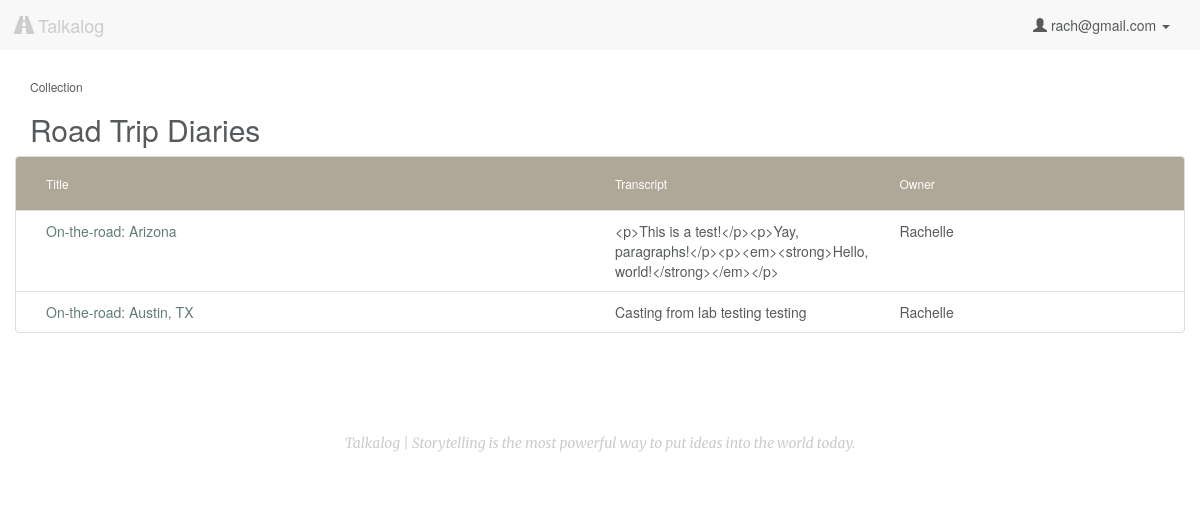
The page /collection/6 (signed in) on the database as committed earlier.
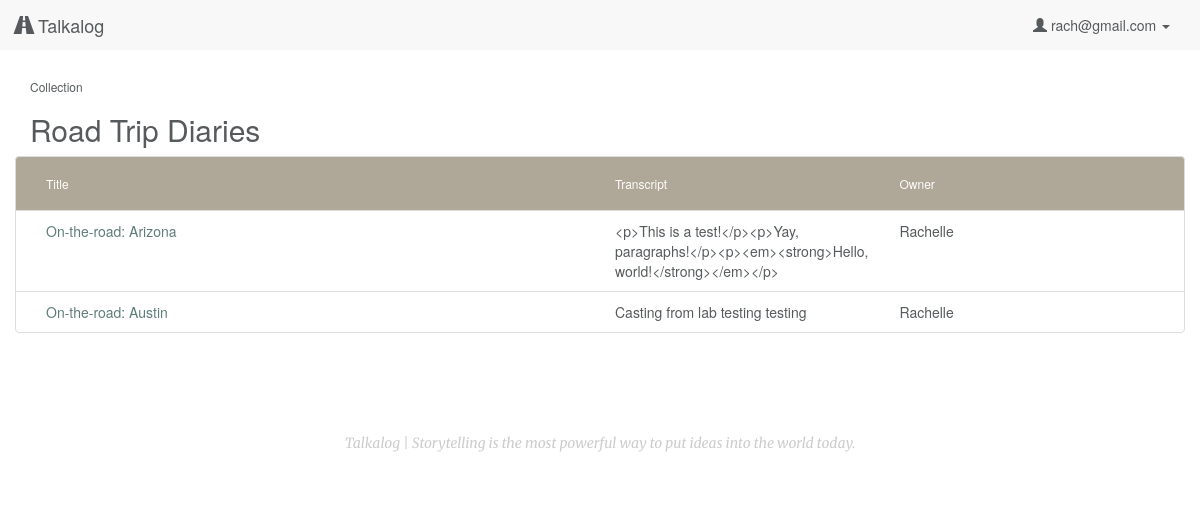
The same page on the database as committed later.
### model.py (models this page shows, shortened)
class Upload(db.Model):
    __tablename__ = "Uploads"
    id = db.Column(db.Integer, autoincrement=True, primary_key=True)
    user_id = db.Column(db.Integer, db.ForeignKey('Users.id'), nullable=False)
    title = db.Column(db.String, nullable=False, default=db.func.now())
    path = db.Column(db.String(50))
    mimetype = db.Column(db.String(50), default='wav') # wav, jpg, mp3
    datetime = db.Column(db.DateTime, default=db.func.now(), onupdate=db.func.now()) # set datetime to current timestamp
    transcript = db.Column(db.Text)
    user = db.relationship("User", backref=db.backref("uploads", order_by=id))

class User(db.Model):
    __tablename__ = "Users"
    id = db.Column(db.Integer, autoincrement=True, primary_key=True)
    email = db.Column(db.String(100), nullable=False)
    password = db.Column(db.String(50), nullable=False)
    first_name = db.Column(db.String(50), nullable=False)
    last_name = db.Column(db.String(50), nullable=False)
    tel = db.Column(db.String, nullable=False)

### server.py (the view)
@app.route('/collection/<int:id>')
def collection_page(id):
	"""Show uploads and more information associated with a collection."""
	if 'email' in session:
		user_email = session['email']
		user = User.query.filter_by(email=user_email).first()
		this_collection = Collection.query.filter_by(id=id).first()
		uploads = [cu.upload for cu in this_collection.collectionsuploads]
		collectionusers = CollectionsUsers.query.filter_by(
			collection_id=id).all()
		user_permissions = []
		for u in collectionusers:
			user_permissions.append(u.user_id)
		if (this_collection.user_id == user.id) or (
			user.id in user_permissions):
			return render_template('collection.html', user=user,
				collection=this_collection, uploads=uploads)
		else:
			flash('You don\'t have access to view this page')
			return redirect('/')
	else:
		flash('You must be logged in to view this page')
		return redirect('/')

### templates/collection.html
{% extends 'base.html' %}
{% block content %}
    <h6>Collection</h6>
    <h2>{{ collection.title }}</h2>
    {% if uploads %}
    <div class="file-box">
        <ul class="list-group">
            <li class="list-group-item list-group-heading row">
                <div class="name col-sm-6">
                    <h6>Title</h6>
                </div>
                <div class="col-sm-3">
                    <h6>Transcript</h6>
                </div>
                <div class="col-sm-3">
                    <h6>Owner</h6>
                </div>
            </li>
            {% for upload in uploads %}
                <li class="list-group-item row">
                    <div class="col-sm-6">
                        <a href="/listen/{{ upload.id }}">{{ upload.title }}</a>
                    </div>
                    <div class="col-sm-3">
                        {{ upload.transcript }}
                    </div>
                    <div class="col-sm-3">
                        {{ upload.user.first_name }}
                    </div>
                </li>
            {% endfor %}
        </ul>
    </div>
    {% endif %}
{% endblock %}

### templates/base.html (shortened to what this page needs)
<!DOCTYPE html>
<html lang="en">
    <head>
        <link rel="stylesheet" href="https://maxcdn.bootstrapcdn.com/bootstrap/3.3.4/css/bootstrap.min.css">
        <link rel="stylesheet" href="/static/css/style.css"/>
        <link rel="stylesheet" href="https://ajax.googleapis.com/ajax/libs/jqueryui/1.11.4/themes/smoothness/jquery-ui.css"/>
    </head>
    <body>
        <nav class="navbar navbar-default">
            <div class="container-fluid">
                <div class="navbar-header">
                    <a class="navbar-brand" href="/"><span class="glyphicon glyphicon-road" aria-hidden="true"></span> Talkalog</a>
                </div>
                <div class="collapse navbar-collapse" id="bs-example-navbar-collapse-1">
                    <ul class="nav navbar-nav navbar-right">
                    {% if 'email' in session %}
                        <li class="dropdown">
                        <a href="#" class="dropdown-toggle" data-toggle="dropdown" role="button" aria-expanded="false"><span class="glyphicon glyphicon-user" aria-hidden="true"></span> {{ session['email'] }} <span class="caret"></span></a>
                        </li>
                    {% else %}
                        <li><a href="/login">Login</a></li>
                        <li><a href="/signup">Sign Up</a></li>
                    {% endif %}
                    </ul>
                </div>
            </div>
        </nav>
        <div class="container">
            {% block content %}{% endblock %}
        </div>
        <div class="container">
            <footer class="footer">
                <p>Talkalog | Storytelling is the most powerful way to put ideas into the world today.</p>
            </footer>
        </div>
    </body>
</html>

Rows that differ between the two databases and show on the page:
changed Upload "Casting from lab testing testing": title "On-the-road: Austin, TX" → "On-the-road: Austin"
